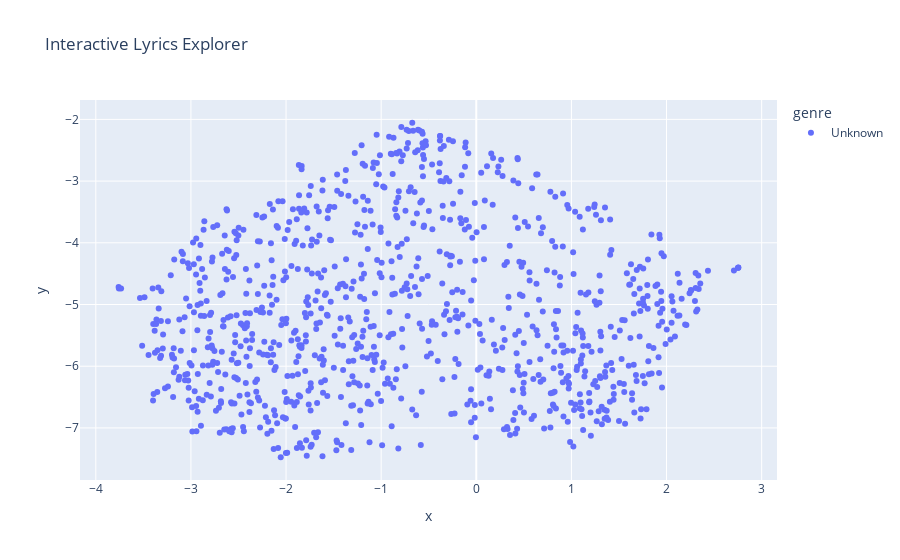

Here is the notebook cell this chart was saved with:
### Code cell
import plotly.express as px
import pandas as pd

explorer_df = pd.DataFrame({
    "x": umap_result[:, 0],
    "y": umap_result[:, 1],
    "track": [m.get("Track Name", "") for _, m in vectors_and_metadata],
    "artist": [m.get("Artist Name", "") for _, m in vectors_and_metadata],
    "genre": [m.get("Genre", "Unknown") for _, m in vectors_and_metadata],
    "year": [str(m.get("Year", "Unknown"))[:4] for _, m in vectors_and_metadata]
})

fig = px.scatter(
    explorer_df,
    x="x", y="y",
    color="genre",
    hover_data=["track", "artist", "year"],
    title="Interactive Lyrics Explorer"
)
fig.show()

### Figure 1 — Plotly figure (JSON) as saved in the notebook; plotly's stock layout.template omitted (floating-point values rounded to 4 significant figures; data arrays with more than 128 entries replaced by an {"elided": "..."} marker saying what was removed)
{"data": [{"customdata": {"elided": "959x3 str values"}, "hovertemplate": "genre=Unknown<br>x=%{x}<br>y=%{y}<br>track=%{customdata[0]}<br>artist=%{customdata[1]}<br>year=%{customdata[2]}<extra></extra>", "legendgroup": "Unknown", "marker": {"color": "#636efa", "symbol": "circle"}, "mode": "markers", "name": "Unknown", "orientation": "v", "showlegend": true, "type": "scatter", "x": {"elided": "959 float values"}, "xaxis": "x", "y": {"elided": "959 float values"}, "yaxis": "y"}], "layout": {"legend": {"title": {"text": "genre"}, "tracegroupgap": 0}, "title": {"text": "Interactive Lyrics Explorer"}, "xaxis": {"anchor": "y", "domain": [0, 1], "title": {"text": "x"}}, "yaxis": {"anchor": "x", "domain": [0, 1], "title": {"text": "y"}}}}
